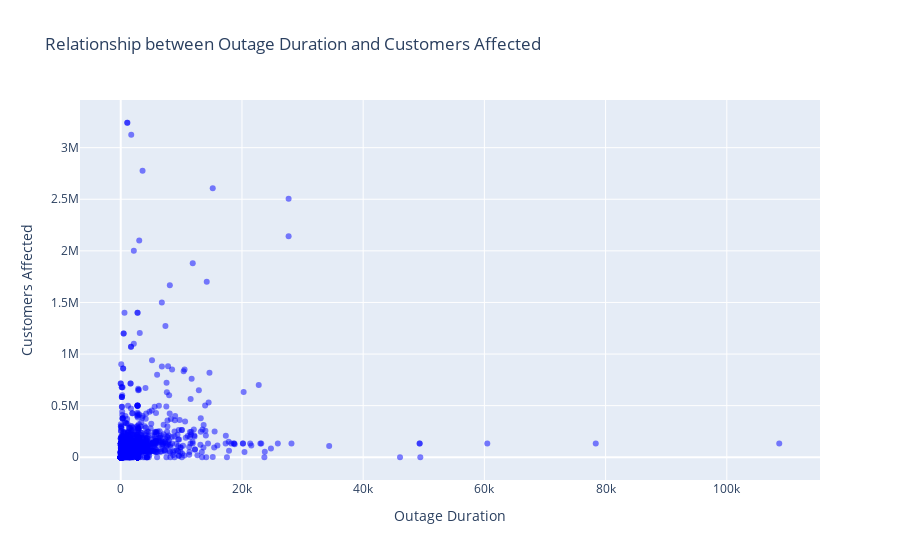

The notebook cell saved with this chart:
### Code cell
import matplotlib.pyplot as plt

outage_duration = linear_outages1['OUTAGE_DURATION']
customers_affected = linear_outages1['CUSTOMERS.AFFECTED']

# Create scatter plot
fig = go.Figure(data=go.Scatter(x=outage_duration, y=customers_affected, mode='markers', marker=dict(color='blue', opacity=0.5)))
fig.update_layout(
    title='Relationship between Outage Duration and Customers Affected',
    xaxis_title='Outage Duration',
    yaxis_title='Customers Affected'
)
fig.show()

# Save the plot as HTML to a file
fig.write_html('assets\Outage_customers.html', include_plotlyjs='cdn')

### Figure 1 — Plotly figure (JSON) as saved in the notebook; plotly's stock layout.template omitted (floating-point values rounded to 4 significant figures; data arrays with more than 128 entries replaced by an {"elided": "..."} marker saying what was removed)
{"data": [{"marker": {"color": "blue", "opacity": 0.5}, "mode": "markers", "type": "scatter", "x": {"elided": "1507 float values"}, "y": {"elided": "1507 float values"}}], "layout": {"title": {"text": "Relationship between Outage Duration and Customers Affected"}, "xaxis": {"title": {"text": "Outage Duration"}}, "yaxis": {"title": {"text": "Customers Affected"}}}}
